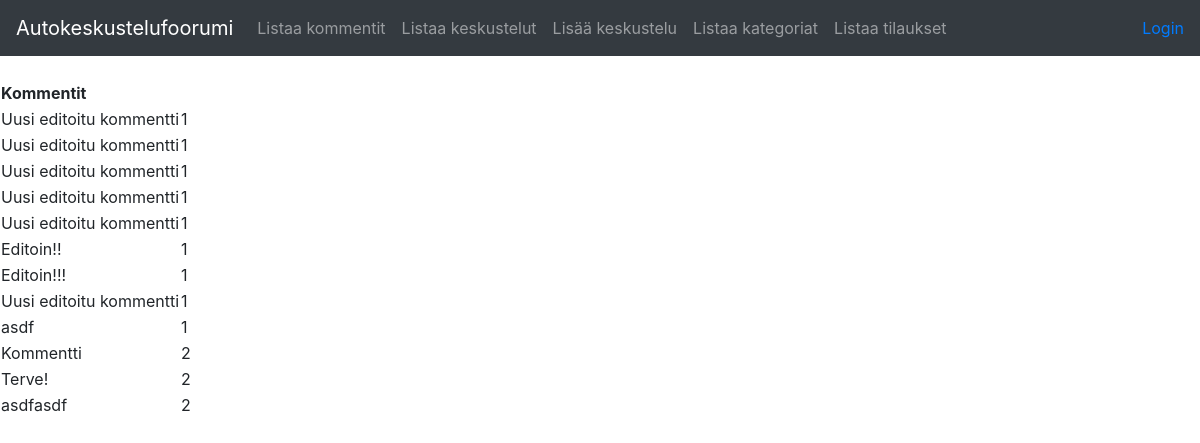
/comments, run on an earlier commit of the app's database.
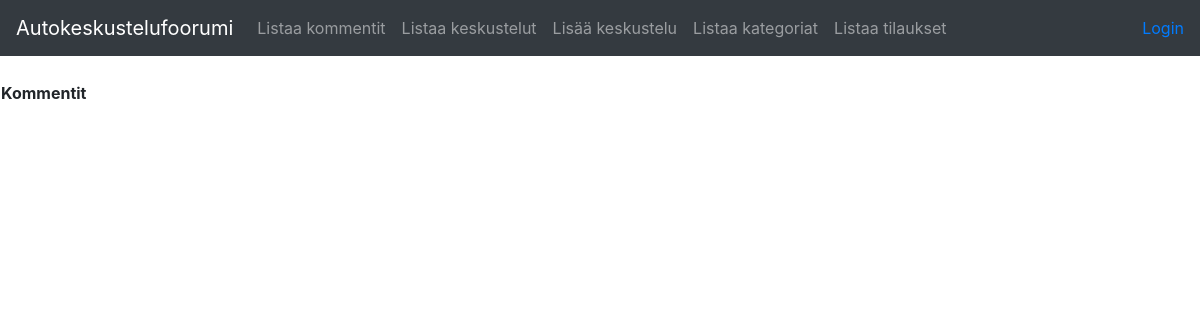
And on a later commit of the database.
### application/comments/models.py (models this page shows, shortened)
class Comment(db.Model):
    id = db.Column(db.Integer, primary_key=True)
    date_created = db.Column(db.DateTime, default=db.func.current_timestamp())
    date_modified = db.Column(db.DateTime, default=db.func.current_timestamp(),
    onupdate=db.func.current_timestamp())
    name = db.Column(db.String(144), nullable=False)
    account_id = db.Column(db.Integer, db.ForeignKey('account.id'),  nullable=False)

### application/comments/views.py (the view)
@app.route("/comments", methods=["GET"])
def comments_index():
    return render_template("comments/list.html", comments = Comment.query.all())

### application/templates/comments/list.html (shortened to what this page needs)
{% extends "layout.html" %}
{% block body %}
  <table>
    <tr>
      <th>Kommentit</th>
      <th></th>
    </tr>
    {% for comment in comments %}
    <tr>
      <td>{{ comment.name }}</td>
      <td>{{ comment.account_id }}</td>
    </tr>
    {% endfor %}
  </table>
{% endblock %}

What changed in the data, as far as the page shows it:
removed Comment: name "Uusi editoitu kommentti", account_id "1"
removed Comment: name "Uusi editoitu kommentti", account_id "1"
removed Comment: name "Uusi editoitu kommentti", account_id "1"
removed Comment: name "Uusi editoitu kommentti", account_id "1"
removed Comment: name "Uusi editoitu kommentti", account_id "1"
removed Comment: name "Editoin!!", account_id "1"
removed Comment: name "Editoin!!!", account_id "1"
removed Comment: name "Uusi editoitu kommentti", account_id "1"
removed Comment: name "asdf", account_id "1"
removed Comment: name "Kommentti", account_id "2"
removed Comment: name "Terve!", account_id "2"
removed Comment: name "asdfasdf", account_id "2"
